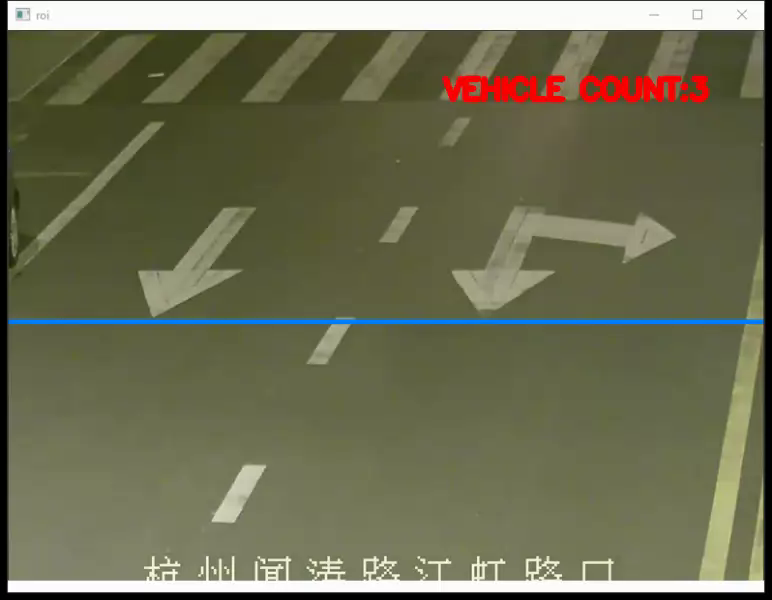
#> input picture frame 5005 of vehicle count evening second.webm, 772 x 600 px, given in place of 20210325113656.mp4, which was not available
$ jupyter execute 'Vehicle count-evening-1.ipynb'
#> lines starting #> are read from the running program, lines starting #| are printed output that depends on the picture; after the words box and inside, x2 and y2 are one past the last pixel; in counts of white or black regions, pixels touching at a corner belong together; pictures that were not available may be replaced by others from this repository, and a replacement may not be noted
[cell 1]
import cv2
import numpy as np

[cell 2]
cap = cv2.VideoCapture('20210325113656.mp4')
vehicle =0
matches =[]

def get_center(x, y, w, h):
    x1 = int(w / 2)
    y1 = int(h / 2)

    cx = x + x1
    cy = y + y1
    return cx,cy

object_detector = cv2.createBackgroundSubtractorMOG2(history= 100, varThreshold=200)

[cell 3]
while True:
    ret, frame = cap.read()
#> frame is the input picture: shape (600, 772, 3); mean B, G, R 82, 108.7, 108.3


    height, width, _ = frame.shape
#> height = 600; width = 772


    roi= frame[100: , 700: ]
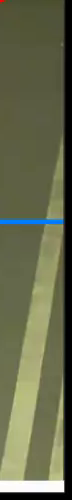
#> roi: shape (500, 72, 3); mean B, G, R 75.2, 103.7, 100.4

    mask = object_detector.apply(roi)
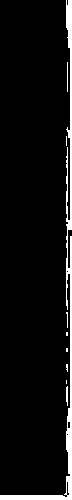
#> mask: shape (500, 72); values 127 (black) and 255 (white), 6% white; 9 white regions (6 under 20 px), largest, box (x1, y1, x2, y2) and area: (0, 0, 72, 500) 2017, (66, 386, 68, 406) 35, (67, 62, 68, 92) 30
    _, mask= cv2.threshold(mask, 253.5, 254.5, cv2.THRESH_BINARY)
    kernel = np.ones((5,5), np.uint8)

    img_dilation = cv2.dilate(mask, kernel, iterations=1)
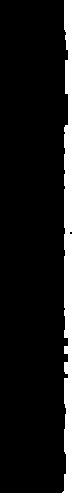
#> img_dilation: shape (500, 72); values 0 (black) and 254 (white), 11.2% white; 1 white region, box (x1, y1, x2, y2) and area: (0, 0, 72, 500) 4016
    img_erosion = cv2.erode(img_dilation, kernel, iterations=1)
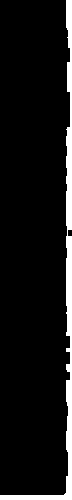
#> img_erosion: shape (500, 72); values 0 (black) and 254 (white), 7.6% white; 1 white region, box (x1, y1, x2, y2) and area: (0, 0, 72, 500) 2750
    img_erosion = cv2.medianBlur(img_erosion, 7)
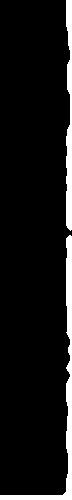
#> img_erosion: shape (500, 72); values 0 (black) and 254 (white), 7.6% white; 2 white regions

    contours , _ = cv2.findContours(img_erosion, cv2.RETR_TREE, cv2.CHAIN_APPROX_SIMPLE)
#> contours = 2 contours; box (x1, y1, x2, y2) and area: (0, 235, 72, 500) 1332, (66, 0, 72, 231) 842
    detections= []

    cv2.line (roi, (0, 300), (1000, 300), (255,127,0), 3)
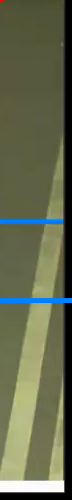
#> roi: shape (500, 72, 3); 1% of pixels changed, all inside (x1, y1, x2, y2) = (0, 298, 72, 303)
    for (i, c) in enumerate (contours):
        (x, y, w, h) = cv2.boundingRect (c)
        validate_outline = (w >= 70) and (h >= 60)
        if not validate_outline:
            continue

        cv2.rectangle (roi, (x, y), (x + w, y + h), (0,255,0), 2)
        center = get_center (x, y, w, h)
        detections.append (center)
        cv2.circle (roi, center, 4, (0, 0,255), -1)

        for (x, y) in detections:
            if y <(300 + 6) and y> (300-6):
                vehicle += 1
                cv2.line (roi, (0, 300), (1000, 300), (0,127,255), 3)
                detections.remove ((x, y))
                print ("vehicle is detected:" + str (vehicle))
#> this loop made 2 passes
#> (w, h, validate_outline, x1 in get_center, y1 in get_center, cx in get_center) on pass 1: (72, 265, True, 36, 132, 36)
#> (w, h, validate_outline) on pass 2: (6, 231, False)
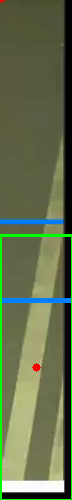
#> roi: shape (500, 72, 3); 3.12% of pixels changed, all inside (x1, y1, x2, y2) = (0, 234, 72, 500)
#> after the loop, detections = [(36, 367)]; vehicle = 0


    cv2.putText (roi, "VEHICLE COUNT:" + str (vehicle), (450, 70), cv2.FONT_HERSHEY_SIMPLEX, 1, (0, 0, 255), 5)
    cv2.imshow('roi', roi)


    key = cv2.waitKey(30)
#> (key Esc is pressed here)
    if key == 27:
        break
